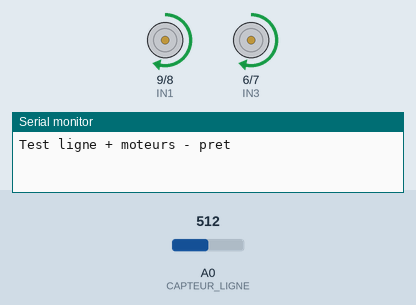
Simulated run of this sketch. Board: Arduino Uno, built with avr-gcc and run on an emulated ATmega328P. On the bench: motor-driver pin pairs drawn as motors (green arrow = first pin HIGH = forward, orange = second pin HIGH = backward, longer = more drive, scaled by the enable pin), the last lines printed to the serial monitor. The test bench sets the inputs (shaded band); at power-on: A0 (CAPTEUR_LIGNE) = 512.

Above: at 3.2 s.
3.3 s: A0 (CAPTEUR_LIGNE) set to 312
4.8 s: A0 (CAPTEUR_LIGNE) set to 288
At 5.2 s:
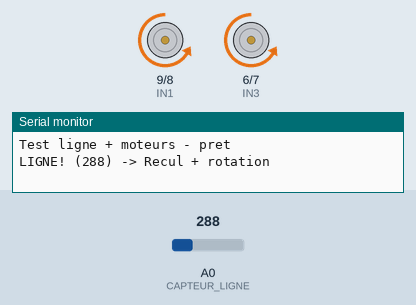
At 5.8 s:
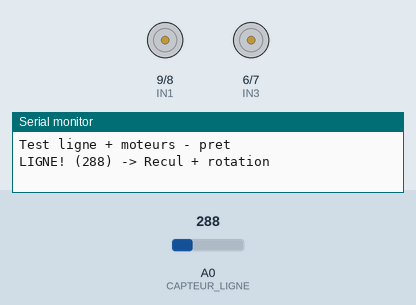
7.8 s: A0 (CAPTEUR_LIGNE) set to 306
9.6 s: A0 (CAPTEUR_LIGNE) set to 290
At 10.3 s:
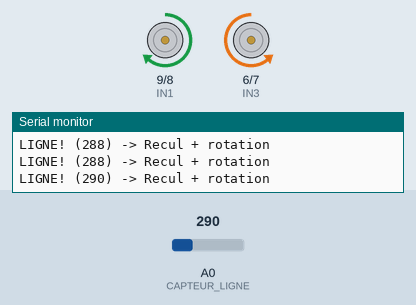
Timing chart, 0 to 13.6 s (numbered marks = the images above; inputs shaded):
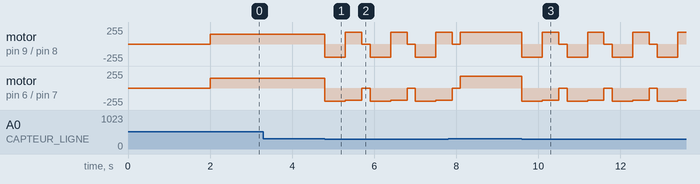

The sketch:

test_ligne_moteurs.ino
```cpp
// Test Phase 3 - Reaction moteurs sur detection ligne
// Capteur ligne A0, Moteurs sur L298N

#define CAPTEUR_LIGNE A0
#define SEUIL_BLANC 300

#define ENA 10
#define IN1 9
#define IN2 8
#define ENB 5
#define IN3 6
#define IN4 7

void setup() {
  pinMode(ENA, OUTPUT);
  pinMode(IN1, OUTPUT);
  pinMode(IN2, OUTPUT);
  pinMode(ENB, OUTPUT);
  pinMode(IN3, OUTPUT);
  pinMode(IN4, OUTPUT);
  Serial.begin(9600);
  Serial.println("Test ligne + moteurs - pret");
  delay(2000);
}

void avancer(int vitesse) {
  digitalWrite(IN1, HIGH);
  digitalWrite(IN2, LOW);
  analogWrite(ENA, vitesse);
  digitalWrite(IN3, HIGH);
  digitalWrite(IN4, LOW);
  analogWrite(ENB, vitesse);
}

void reculer(int vitesse) {
  digitalWrite(IN1, LOW);
  digitalWrite(IN2, HIGH);
  analogWrite(ENA, vitesse);
  digitalWrite(IN3, LOW);
  digitalWrite(IN4, HIGH);
  analogWrite(ENB, vitesse);
}

void stopMoteurs() {
  analogWrite(ENA, 0);
  analogWrite(ENB, 0);
  digitalWrite(IN1, LOW);
  digitalWrite(IN2, LOW);
  digitalWrite(IN3, LOW);
  digitalWrite(IN4, LOW);
}

void loop() {
  int valeur = analogRead(CAPTEUR_LIGNE);

  if (valeur < SEUIL_BLANC) {
    // Ligne blanche detectee -> reculer puis tourner
    Serial.print("LIGNE! (");
    Serial.print(valeur);
    Serial.println(") -> Recul + rotation");

    reculer(200);
    delay(500);

    // Rotation a droite pour s'eloigner du bord
    digitalWrite(IN1, HIGH);
    digitalWrite(IN2, LOW);
    analogWrite(ENA, 180);
    digitalWrite(IN3, LOW);
    digitalWrite(IN4, HIGH);
    analogWrite(ENB, 180);
    delay(400);

    stopMoteurs();
    delay(200);
  } else {
    // Pas de ligne -> avancer doucement
    avancer(150);
  }
}
```

Measured:
- the behaviour switches between 300 and 299 on A0 (CAPTEUR_LIGNE) (found by bisection; images 0 and 1)
- after the input at 3.3 s, every drawn part: stays the same
